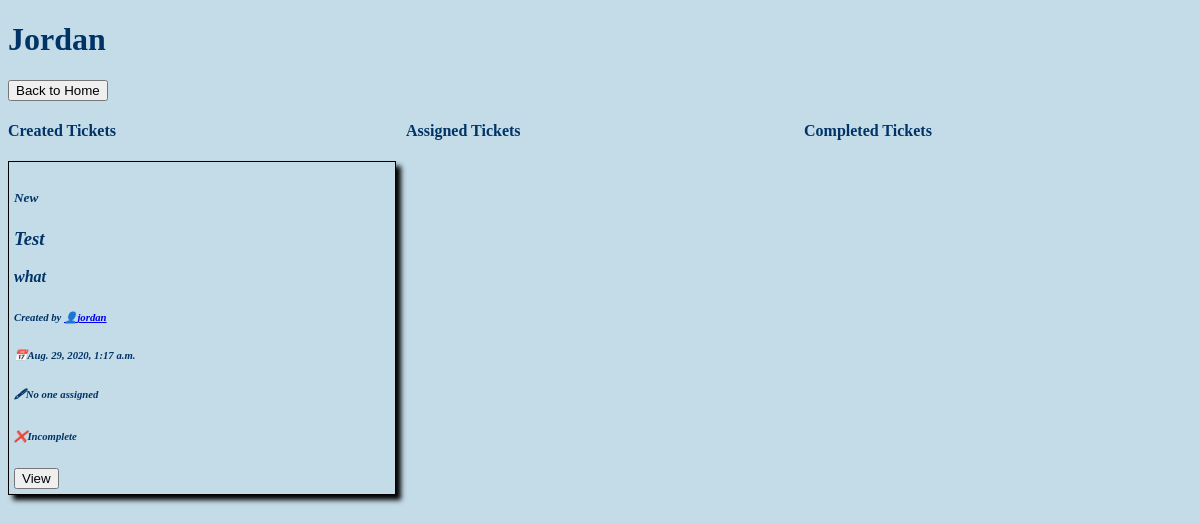
Before: /user/1 (signed in) with the older database file.
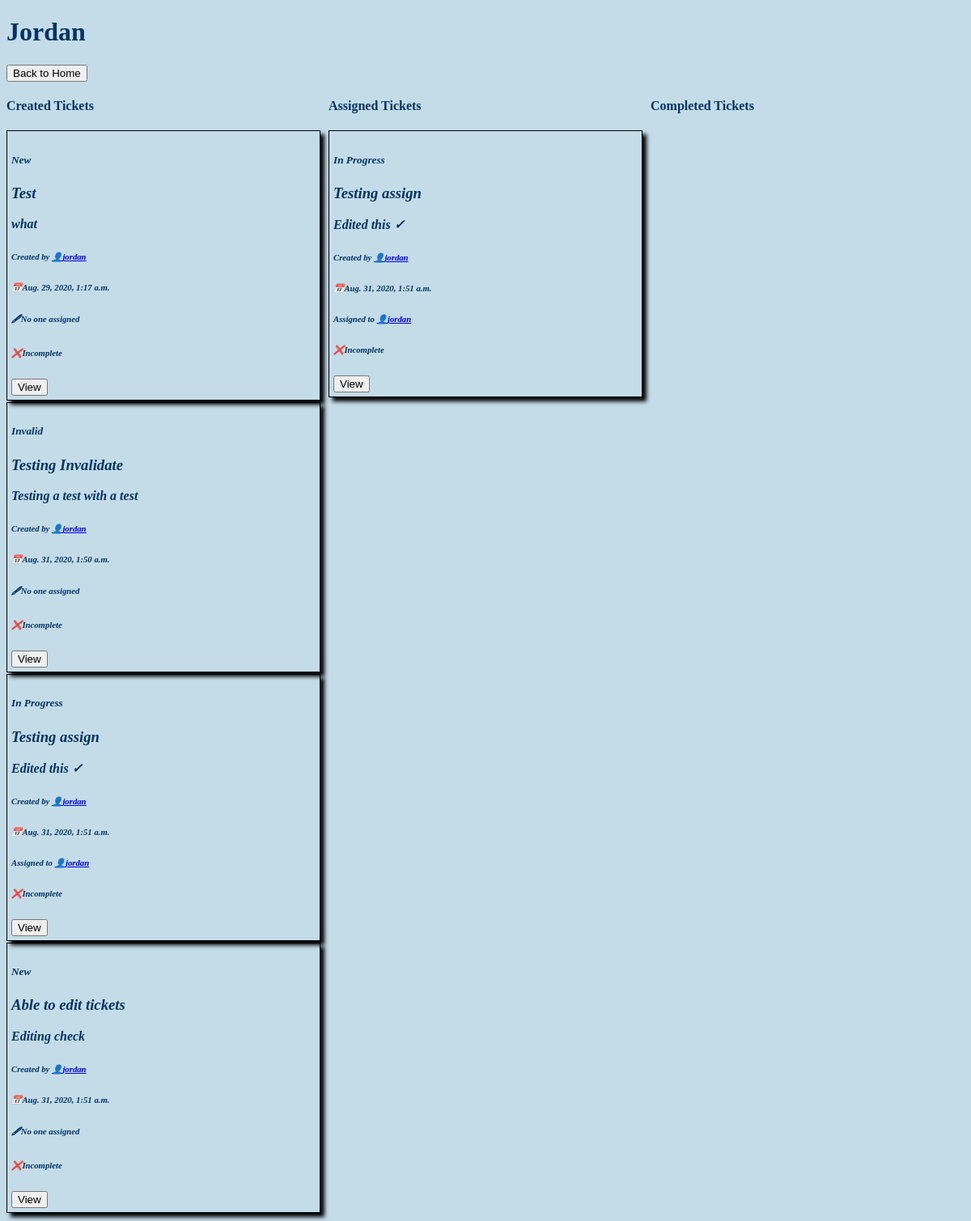
After: the same page with the newer database file.
### customuser/models.py (models this page shows)
class CustomUser(AbstractUser):
    display_name = models.CharField(max_length=50, unique=True)
    USERNAME_FIELD = 'username'
    REQUIRED_FIELDS = ['display_name']
    def __str__(self):
        return self.username

### bugtrack/models.py (models this page shows, shortened)
class Ticket(models.Model):
    NEW = 'New'
    ASSIGNED = 'In Progress'
    INVALID = 'Invalid'
    COMPLETE = 'Done'
    STATUS_CHOICES = [
        (NEW, 'New'),
        (ASSIGNED, 'In Progress'),
        (INVALID, 'Invalid'),
        (COMPLETE, 'Done')
    ]
    title = models.CharField(max_length=150)
    time_created = models.DateTimeField(default=timezone.now)
    description = models.CharField(max_length=250)
    created_by = models.ForeignKey(CustomUser, on_delete=models.CASCADE, related_name='created_by')
    status = models.CharField(max_length=11, choices=STATUS_CHOICES, default=NEW)
    assigned_to = models.ForeignKey(CustomUser, on_delete=models.CASCADE, default=None, null=True, blank="True", related_name='assigned_to')
    completed_by = models.ForeignKey(CustomUser, on_delete=models.CASCADE, default=None, null=True, blank='True', related_name='completed_by')

### customuser/views.py (the view)
# urls.py: path('user/<int:userid>', user_details, name='user_details')
@login_required
def user_details(request, userid):
    user = CustomUser.objects.get(id=userid)
    assigned = Ticket.objects.filter(assigned_to=user)
    completed = Ticket.objects.filter(completed_by=user)
    created = Ticket.objects.filter(created_by=user)
    return render(request, 'profile.html',
                  {'user': user, 'assigned': assigned, 'completed': completed, 'created': created})

### templates/profile.html (shortened to what this page needs)
<!DOCTYPE html>
<html lang="en">
<head>
</head>
<body>
    <h1>{{ user.display_name }}</h1>
    <a href="/"><button>Back to Home</button></a>
    <div class='container'>
        <div>
            <h4 class='title'>Created Tickets</h4>
            {% for ticket in created %}
            <div class='ticket'>
                {% include './partials/ticket.html' %}
            </div>
            {% endfor %}
        </div>
        <div>
            <h4 class='title'>Assigned Tickets</h4>
            {% for ticket in assigned %}
            <div class='ticket'>
                {% include './partials/ticket.html' %}
            </div>
            {% endfor %}
        </div>
        <div>
            <h4 class='title'>Completed Tickets</h4>
        </div>
    </div>
</body>
</html>

### templates/partials/ticket.html
{% block generic_ticket %}
<div id="ticket">
    <div>
        <h5>{{ ticket.status }}</h5>
        <h3>{{ ticket.title }}</h3>
        <p>{{ ticket.description }}</p>
        <h6>Created by <a href="/user/{{ ticket.created_by.id }}">👤{{ ticket.created_by }}</a></h6>
        <h6>📅{{ ticket.time_created }}</h6>
        {% if ticket.assigned_to is not None %}
            <h6>Assigned to <a href="/user/{{ ticket.assigned_to.id }}">👤{{ ticket.assigned_to }}</a></h6>
        {% else %}
            <h6>🖋No one assigned</h6>
        {% endif %}
        {% if ticket.completed_by is not None %}
            <h6>Completed by <a href="/user/{{ ticket.completed_by.id }}">👤{{ ticket.completed_by }}</a></h6>
        {% else %}
            <h6>❌Incomplete</h6>
        {% endif %}
    </div>
    <a href="/ticket/{{ ticket.id }}/"><button>View</button></a>
</div>
{% endblock %}

### templates/profile.html (style rules this page uses)
body { background-color: #c4dce8; color: #003366; font-family: "Victor Mono"; }
.container { display: grid; grid-template-columns: repeat(3, 1fr); grid-column-gap: 10px; }
.ticket { display: grid; border: 1px black solid; margin-bottom: 2px; padding: 5px; box-shadow: 5px 5px 5px black; font-style: italic; font-weight: bold; }
.title { display: grid; }

Changed rows visible on the page:
added Ticket: status "Invalid", title "Testing Invalidate", description "Testing a test with a test", created_by "jordan", time_created "Aug. 31, 2020, 1:50 a.m.", shows "🖋No one assigned", shows "❌Incomplete", shown under "Created Tickets"
added Ticket: status "In Progress", title "Testing assign", description "Edited this ✓", created_by "jordan", time_created "Aug. 31, 2020, 1:51 a.m.", assigned_to "jordan", shows "❌Incomplete"
added Ticket: status "New", title "Able to edit tickets", description "Editing check", created_by "jordan", time_created "Aug. 31, 2020, 1:51 a.m.", shows "🖋No one assigned", shows "❌Incomplete", shown under "Created Tickets"
